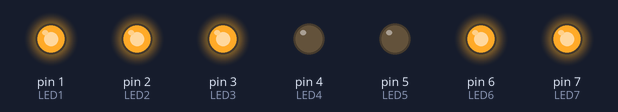
The sketch below on a simulated Arduino Uno, built with avr-gcc and run on an emulated ATmega328P. On the bench: output pins drawn as LEDs (lit = HIGH).

Above: at 0.1 s.
At 1.1 s:
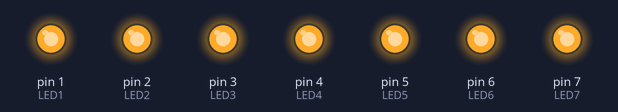
At 2.1 s:
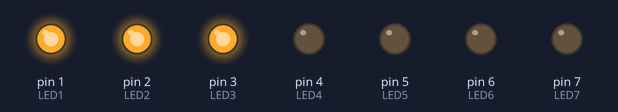
At 4.1 s:
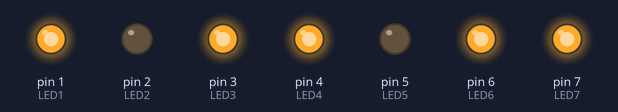
At 6.1 s:
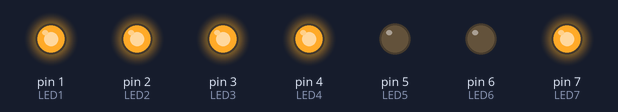
At 9.1 s:
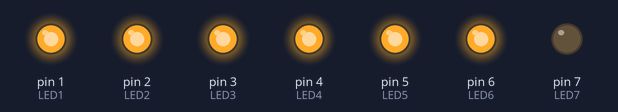
Timing chart, 0 to 10.6 s (numbered marks = the images above):
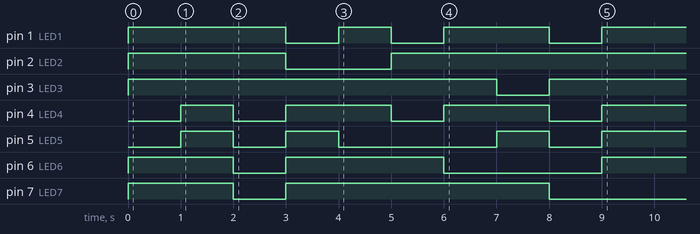

The sketch:

9_second_1_digit_7_segment_countdown.ino
```cpp
const int LED1 = 1;
const int LED2 = 2;
const int LED3 = 3;
const int LED4 = 4;
const int LED5 = 5;
const int LED6 = 6;
const int LED7 = 7;
const int LED10 = 10;
const int LED11 = 11;
void setup() {
  // put your setup code here, to run once:
pinMode (LED1 , OUTPUT);
pinMode (LED2 , OUTPUT);
pinMode (LED3 , OUTPUT);
pinMode (LED4 , OUTPUT);
pinMode (LED5 , OUTPUT);
pinMode (LED6 , OUTPUT);
pinMode (LED7 , OUTPUT);
}

void loop() {
  // put your main code here, to run repeatedly:

  // digitalWrite (LED, HIGH);
  // digitalWrite (LED, LOW);
//red led
digitalWrite (LED10, HIGH);
//9
digitalWrite (LED1, HIGH);
digitalWrite (LED2, HIGH);
digitalWrite (LED3, HIGH);
digitalWrite (LED6, HIGH);
digitalWrite (LED7, HIGH);
delay (1000);
//9 off
digitalWrite (LED1, LOW);
digitalWrite (LED2, LOW);
digitalWrite (LED3, LOW);
digitalWrite (LED6, LOW);
digitalWrite (LED7, LOW);

// 8
digitalWrite (LED1, HIGH);
digitalWrite (LED2, HIGH);
digitalWrite (LED3, HIGH);
digitalWrite (LED4, HIGH);
digitalWrite (LED5, HIGH);
digitalWrite (LED6, HIGH);
digitalWrite (LED7, HIGH);
delay (1000);
//8 off
digitalWrite (LED1, LOW);
digitalWrite (LED2, LOW);
digitalWrite (LED3, LOW);
digitalWrite (LED4, LOW);
digitalWrite (LED5, LOW);
digitalWrite (LED6, LOW);
digitalWrite (LED7, LOW);

//7
digitalWrite (LED1, HIGH);
digitalWrite (LED2, HIGH);
digitalWrite (LED3, HIGH);
delay (1000);
//7 off
digitalWrite (LED1, LOW);
digitalWrite (LED2, LOW);
digitalWrite (LED3, LOW);

//6
digitalWrite (LED5, HIGH);
digitalWrite (LED7, HIGH);
digitalWrite (LED6, HIGH);
digitalWrite (LED4, HIGH);
digitalWrite (LED3, HIGH);
delay(1000);
//6 off
digitalWrite (LED6, LOW);
digitalWrite (LED7, LOW);
digitalWrite (LED5, LOW);
digitalWrite (LED4, LOW);
digitalWrite (LED3, LOW);

// 5
digitalWrite (LED1, HIGH);
digitalWrite (LED3, HIGH);
digitalWrite (LED4, HIGH);
digitalWrite (LED6, HIGH);
digitalWrite (LED7, HIGH);
delay(1000);
// 5 off
digitalWrite (LED1, LOW);
digitalWrite (LED3, LOW);
digitalWrite (LED4, LOW);
digitalWrite (LED6, LOW);
digitalWrite (LED7, LOW);

//4
digitalWrite (LED2, HIGH);
digitalWrite (LED3, HIGH);
digitalWrite (LED6, HIGH);
digitalWrite (LED7, HIGH);
delay(1000);
//4 off
digitalWrite (LED2, LOW);
digitalWrite (LED3, LOW);
digitalWrite (LED6, LOW);
digitalWrite (LED7, LOW);

// 3
digitalWrite (LED1, HIGH);
digitalWrite (LED2, HIGH);
digitalWrite (LED3, HIGH);
digitalWrite (LED4, HIGH);
digitalWrite (LED7, HIGH);
delay(1000);
//3 off
digitalWrite (LED1, LOW);
digitalWrite (LED2, LOW);
digitalWrite (LED3, LOW);
digitalWrite (LED4, LOW);
digitalWrite (LED7, LOW);

//2
digitalWrite (LED1, HIGH);
digitalWrite (LED2, HIGH);
digitalWrite (LED4, HIGH);
digitalWrite (LED5, HIGH);
digitalWrite (LED7, HIGH);
delay(1000);
//2 off
digitalWrite (LED1, LOW);
digitalWrite (LED2, LOW);
digitalWrite (LED4, LOW);
digitalWrite (LED5, LOW);
digitalWrite (LED7, LOW);

//1
digitalWrite (LED2, HIGH);
digitalWrite (LED3, HIGH);
delay(1000);
//1 off
digitalWrite (LED2, LOW);
digitalWrite (LED3, LOW);

//0
digitalWrite (LED1, HIGH);
digitalWrite (LED2, HIGH);
digitalWrite (LED3, HIGH);
digitalWrite (LED4, HIGH);
digitalWrite (LED5, HIGH);
digitalWrite (LED6, HIGH);
digitalWrite (LED10, LOW);
digitalWrite (LED11, HIGH);
delay(1000000);
}
```

Measured:
- by itself, pin 1 (LED1): goes HIGH 3.0 s, LOW 1.0 s, HIGH 1.0 s, LOW 1.0 s, HIGH 2.0 s, LOW 1.0 s, then HIGH
- by itself, pin 2 (LED2): LOW → HIGH at 0.00 s, → LOW 3.0 s later, → HIGH 2.0 s later
- by itself, pin 3 (LED3): LOW → HIGH at 0.00 s, → LOW 7.0 s later, → HIGH 1.0 s later
- by itself, pin 4 (LED4): repeats every 3.0 s: LOW 1.0 s, HIGH 2.0 s, until it stays HIGH from 9.0 s
- by itself, pin 5 (LED5): goes HIGH 1.0 s, LOW 1.0 s, HIGH 1.0 s, LOW 3.0 s, HIGH 1.0 s, LOW 1.0 s, then HIGH
- by itself, pin 6 (LED6): goes HIGH 2.0 s, LOW 1.0 s, HIGH 3.0 s, LOW 3.0 s, then HIGH
- by itself, pin 7 (LED7): LOW → HIGH at 0.00 s, → LOW 2.0 s later, → HIGH 1.0 s later, → LOW 5.0 s later
